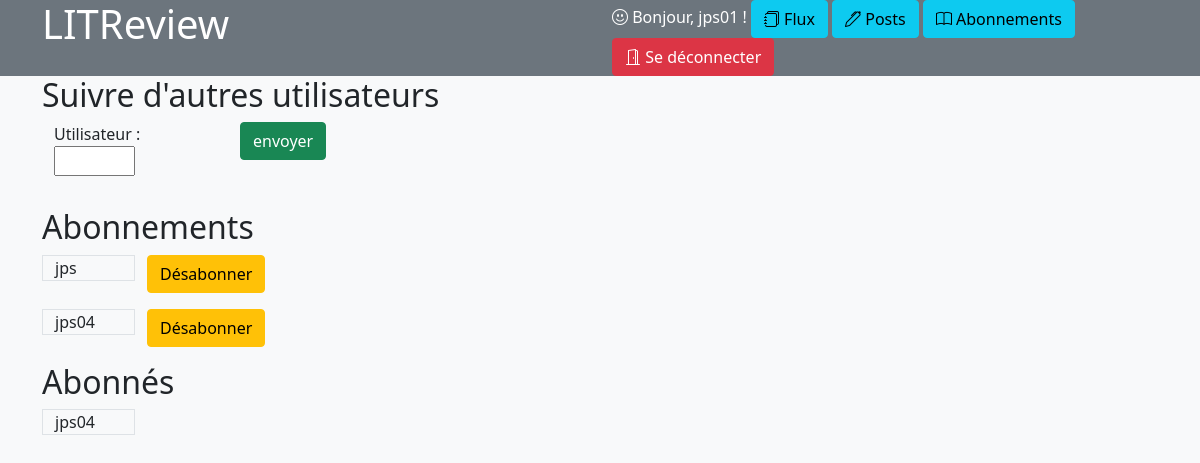
The page /home/abonnements (signed in) on the database as committed earlier.
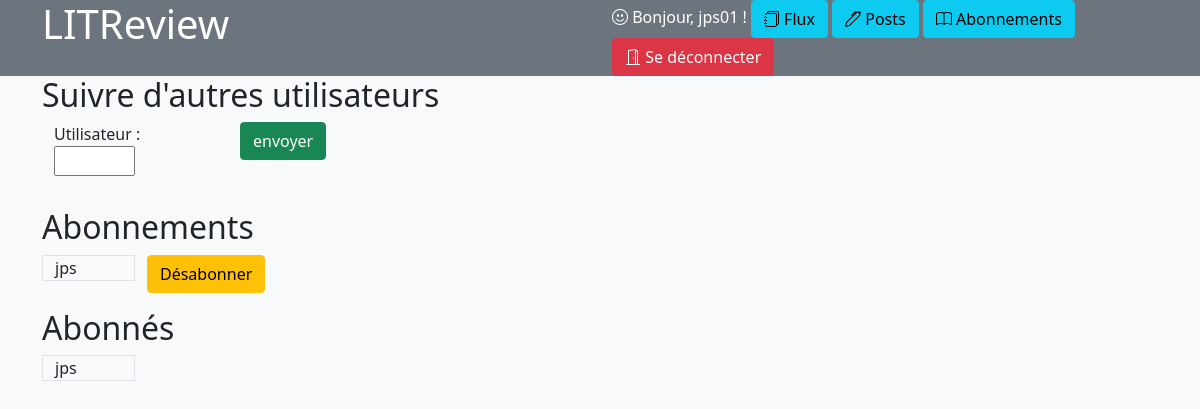
The same page on the database as committed later.
### connexion/models.py (models this page shows, shortened)
class ConnectUser(AbstractBaseUser):
    pseudo = models.CharField(
        unique=True,
        max_length=10,
        blank=False
    )
    email = models.EmailField(
        unique=True,
        max_length=255,
        blank=False
    )
    is_active = models.BooleanField(default=True)
    is_staff = models.BooleanField(default=False)
    is_admin = models.BooleanField(default=False)
    USERNAME_FIELD = "pseudo"
    REQUIRED_FIELDS = ["email"]
    objects = MyUserManager()

### review/models.py (models this page shows)
class UserFollows(models.Model):
    user = models.ForeignKey(settings.AUTH_USER_MODEL, on_delete=models.SET_NULL, null=True, related_name='following')
    followed_user = models.ForeignKey(settings.AUTH_USER_MODEL, on_delete=models.SET_NULL, null=True,
                                      related_name='followed_by')
    class Meta:
        unique_together = ('user', 'followed_user')

### review/views/follows.py (the view, shortened to what this page needs)
# urls.py: path('home/abonnements', login_required(review.views.UserFollowsView.as_view()), name='abonnements'),
class UserFollowsView(View):
    template_name = 'review/abonnements.html'
    form = UserFollowsForm
    success_url = reverse_lazy('home')
    def get(self, request):
        form = self.form()
        follows = UserFollows.objects.filter(user=self.request.user)
        followers = UserFollows.objects.filter(followed_user=self.request.user)
        return render(request,
                      self.template_name,
                      {"follows": follows,
                       "form": form,
                       "followers": followers})

### review/forms.py
class UserFollowsForm(forms.Form):
    followed_name = forms.CharField(label="Utilisateur", widget=forms.TextInput())

### review/templates/review/abonnements.html (shortened to what this page needs)
{% extends 'base.html' %}
{% block content %}
<div class="container">
    <h2>Suivre d'autres utilisateurs</h2>
    <form method="POST">
        <div class="container">
            <div class="row">
                <div class="col-2">
                    {{form.as_p}}
                </div>
                <div class="col">
                    <input type="submit" class="btn btn-success" value="envoyer">
                </div>
            </div>
        </div>
    </form>
    <h2>Abonnements</h2>
    {% if follows %}
        {% for follow in follows %}
             <div class="container">
                 <div class="row">
                     <div class="col-1 border h-50">
                         {{ follow.followed_user|cut:" "}}
                     </div>
                     <div class="col-2 h-50">
                         <form onsubmit="return confirm('Etes-vous sûr?');" action="{% url 'delete_abonnements' follow.id %}" method="POST">
                            <button class="btn btn-warning">Désabonner</button>
                        </form>
                     </div>
                 </div>
             </div>
        {% endfor ´%}
    {% endif %}
    <h2>Abonnés</h2>
    {% if followers %}
        {% for follower in followers %}
        <div class="container">
             <div class="row">
                 <div class="col-1 border">
                   {{ follower.user|cut:" "}}
                 </div>
             </div>
         </div>
        {% endfor ´%}
    {% endif %}
</div>
{% endblock content %}

### templates/base.html (shortened to what this page needs)
{% load static %}
<html >
    <head>
        <link href="https://cdn.jsdelivr.net/npm/bootstrap@5.0.2/dist/css/bootstrap.min.css" rel="stylesheet"
>
        <link rel="stylesheet" href="https://cdn.jsdelivr.net/npm/bootstrap-icons@1.5.0/font/bootstrap-icons.css">
        <link rel="stylesheet" href="{% static 'app.css' %}">
    </head>
    <body class="bg-light text-dark">
        <header  class="bg-secondary text-white">
            <div class="container">
                <div class="row">
                    <div class="col-6">
                        <h1>LITReview</h1>
                    </div>
                    <div class="col">
                        {% if user.is_authenticated %}
                            <a>
                                <i class="bi bi-emoji-smile"></i>
                                Bonjour, {{ user }} !
                            </a>
                            <a class="btn btn-info" href="{% url 'home' %}">
                                <i class="bi bi-journals"></i>
                                Flux
                            </a>
                            <a class="btn btn-info" href="{% url 'posts' %}">
                                <i class="bi bi-pen"></i>
                                Posts
                            </a>
                            <a class="btn btn-info" href="{% url 'abonnements' %}">
                                <i class="bi bi-book"></i>
                                Abonnements
                            </a>
                            <a class="btn btn-danger" href="{% url 'logout' %}" >
                                <i class="bi bi-door-open"></i>
                                Se déconnecter
                            </a>
                        {% endif %}
                    </div>
                </div>
            </div>
        </header>
        <div >
            {% block content %}
            {% endblock content %}
        </div>
    </body>
</html>

### static/app.css (style rules this page uses)
#id_followed_name { width: 50%; }

Rows that differ between the two databases and show on the page:
removed UserFollows: followed_user "jps04", shown under "Abonnements"
removed UserFollows: user "jps04", shown under "Abonnés"
added UserFollows: user "jps", shown under "Abonnés"
